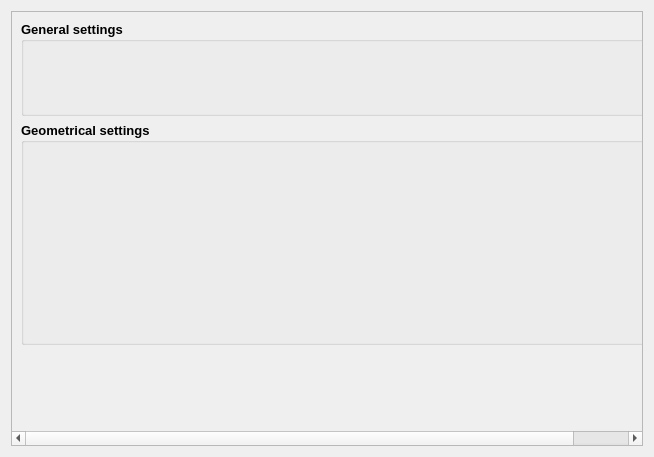
<?xml version="1.0" encoding="UTF-8"?>
<ui version="4.0">
 <class>DamGui_Raster</class>
 <widget class="QWidget" name="DamGui_Raster">
  <property name="geometry">
   <rect>
    <x>0</x>
    <y>0</y>
    <width>654</width>
    <height>457</height>
   </rect>
  </property>
  <property name="windowTitle">
   <string>Form</string>
  </property>
  <layout class="QVBoxLayout" name="verticalLayout">
   <item>
    <widget class="QScrollArea" name="scrollArea">
     <property name="sizePolicy">
      <sizepolicy hsizetype="Expanding" vsizetype="Expanding">
       <horstretch>0</horstretch>
       <verstretch>0</verstretch>
      </sizepolicy>
     </property>
     <property name="minimumSize">
      <size>
       <width>0</width>
       <height>0</height>
      </size>
     </property>
     <property name="maximumSize">
      <size>
       <width>16777215</width>
       <height>16777215</height>
      </size>
     </property>
     <property name="widgetResizable">
      <bool>true</bool>
     </property>
     <widget class="QWidget" name="scrollAreaWidgetContents">
      <property name="geometry">
       <rect>
        <x>0</x>
        <y>0</y>
        <width>693</width>
        <height>419</height>
       </rect>
      </property>
      <layout class="QVBoxLayout" name="verticalLayout_2">
       <property name="sizeConstraint">
        <enum>QLayout::SetFixedSize</enum>
       </property>
       <item>
        <widget class="QGroupBox" name="time_box">
         <property name="sizePolicy">
          <sizepolicy hsizetype="Minimum" vsizetype="Minimum">
           <horstretch>0</horstretch>
           <verstretch>0</verstretch>
          </sizepolicy>
         </property>
         <property name="minimumSize">
          <size>
           <width>675</width>
           <height>92</height>
          </size>
         </property>
         <property name="maximumSize">
          <size>
           <width>16777215</width>
           <height>16777215</height>
          </size>
         </property>
         <property name="font">
          <font>
           <family>Arial</family>
           <pointsize>10</pointsize>
           <weight>75</weight>
           <bold>true</bold>
          </font>
         </property>
         <property name="title">
          <string>General settings</string>
         </property>
         <property name="flat">
          <bool>false</bool>
         </property>
         <layout class="QVBoxLayout" name="verticalLayout_5">
          <property name="spacing">
           <number>2</number>
          </property>
          <property name="leftMargin">
           <number>10</number>
          </property>
          <property name="topMargin">
           <number>0</number>
          </property>
          <item>
           <widget class="Sys_Member_String_BaseWid" name="raster_name" native="true">
            <property name="sizePolicy">
             <sizepolicy hsizetype="Preferred" vsizetype="Preferred">
              <horstretch>0</horstretch>
              <verstretch>0</verstretch>
             </sizepolicy>
            </property>
            <property name="minimumSize">
             <size>
              <width>200</width>
              <height>30</height>
             </size>
            </property>
            <property name="maximumSize">
             <size>
              <width>16777215</width>
              <height>50</height>
             </size>
            </property>
            <property name="font">
             <font>
              <pointsize>8</pointsize>
              <weight>50</weight>
              <bold>false</bold>
             </font>
            </property>
           </widget>
          </item>
          <item>
           <widget class="Sys_Member_Enum_BaseWid" name="raster_type" native="true">
            <property name="sizePolicy">
             <sizepolicy hsizetype="Preferred" vsizetype="Preferred">
              <horstretch>0</horstretch>
              <verstretch>0</verstretch>
             </sizepolicy>
            </property>
            <property name="minimumSize">
             <size>
              <width>200</width>
              <height>30</height>
             </size>
            </property>
            <property name="maximumSize">
             <size>
              <width>16777215</width>
              <height>50</height>
             </size>
            </property>
            <property name="font">
             <font>
              <pointsize>8</pointsize>
              <weight>50</weight>
              <bold>false</bold>
             </font>
            </property>
           </widget>
          </item>
         </layout>
        </widget>
       </item>
       <item>
        <widget class="QGroupBox" name="precon_box">
         <property name="sizePolicy">
          <sizepolicy hsizetype="Minimum" vsizetype="Minimum">
           <horstretch>0</horstretch>
           <verstretch>0</verstretch>
          </sizepolicy>
         </property>
         <property name="minimumSize">
          <size>
           <width>675</width>
           <height>220</height>
          </size>
         </property>
         <property name="maximumSize">
          <size>
           <width>16777215</width>
           <height>16777215</height>
          </size>
         </property>
         <property name="font">
          <font>
           <family>Arial</family>
           <pointsize>10</pointsize>
           <weight>75</weight>
           <bold>true</bold>
          </font>
         </property>
         <property name="title">
          <string>Geometrical settings</string>
         </property>
         <property name="flat">
          <bool>false</bool>
         </property>
         <layout class="QVBoxLayout" name="verticalLayout_3">
          <property name="spacing">
           <number>2</number>
          </property>
          <property name="leftMargin">
           <number>10</number>
          </property>
          <property name="topMargin">
           <number>0</number>
          </property>
          <property name="bottomMargin">
           <number>9</number>
          </property>
          <item>
           <widget class="Sys_Member_Int_BaseWid" name="ncols" native="true">
            <property name="sizePolicy">
             <sizepolicy hsizetype="Preferred" vsizetype="Preferred">
              <horstretch>0</horstretch>
              <verstretch>0</verstretch>
             </sizepolicy>
            </property>
            <property name="minimumSize">
             <size>
              <width>200</width>
              <height>30</height>
             </size>
            </property>
            <property name="maximumSize">
             <size>
              <width>16777215</width>
              <height>50</height>
             </size>
            </property>
            <property name="font">
             <font>
              <pointsize>8</pointsize>
              <weight>50</weight>
              <bold>false</bold>
             </font>
            </property>
           </widget>
          </item>
          <item>
           <widget class="Sys_Member_Int_BaseWid" name="nrows" native="true">
            <property name="sizePolicy">
             <sizepolicy hsizetype="Preferred" vsizetype="Preferred">
              <horstretch>0</horstretch>
              <verstretch>0</verstretch>
             </sizepolicy>
            </property>
            <property name="minimumSize">
             <size>
              <width>200</width>
              <height>30</height>
             </size>
            </property>
            <property name="maximumSize">
             <size>
              <width>16777215</width>
              <height>50</height>
             </size>
            </property>
            <property name="font">
             <font>
              <pointsize>8</pointsize>
              <weight>50</weight>
              <bold>false</bold>
             </font>
            </property>
           </widget>
          </item>
          <item>
           <widget class="Sys_Member_Dbl_BaseWid" name="xllcorner" native="true">
            <property name="minimumSize">
             <size>
              <width>200</width>
              <height>30</height>
             </size>
            </property>
            <property name="maximumSize">
             <size>
              <width>16777215</width>
              <height>50</height>
             </size>
            </property>
            <property name="font">
             <font>
              <pointsize>8</pointsize>
              <weight>50</weight>
              <bold>false</bold>
             </font>
            </property>
           </widget>
          </item>
          <item>
           <widget class="Sys_Member_Dbl_BaseWid" name="yllcorner" native="true">
            <property name="minimumSize">
             <size>
              <width>200</width>
              <height>30</height>
             </size>
            </property>
            <property name="maximumSize">
             <size>
              <width>16777215</width>
              <height>50</height>
             </size>
            </property>
            <property name="font">
             <font>
              <pointsize>8</pointsize>
              <weight>50</weight>
              <bold>false</bold>
             </font>
            </property>
           </widget>
          </item>
          <item>
           <widget class="Sys_Member_Dbl_BaseWid" name="cellsize" native="true">
            <property name="minimumSize">
             <size>
              <width>200</width>
              <height>30</height>
             </size>
            </property>
            <property name="maximumSize">
             <size>
              <width>16777215</width>
              <height>50</height>
             </size>
            </property>
            <property name="font">
             <font>
              <pointsize>8</pointsize>
              <weight>50</weight>
              <bold>false</bold>
             </font>
            </property>
           </widget>
          </item>
          <item>
           <widget class="Sys_Member_Int_BaseWid" name="nodata" native="true">
            <property name="minimumSize">
             <size>
              <width>200</width>
              <height>30</height>
             </size>
            </property>
            <property name="maximumSize">
             <size>
              <width>16777215</width>
              <height>50</height>
             </size>
            </property>
            <property name="font">
             <font>
              <pointsize>8</pointsize>
              <weight>50</weight>
              <bold>false</bold>
             </font>
            </property>
           </widget>
          </item>
         </layout>
        </widget>
       </item>
      </layout>
     </widget>
    </widget>
   </item>
  </layout>
 </widget>
 <customwidgets>
  <customwidget>
   <class>Sys_Member_String_BaseWid</class>
   <extends>QWidget</extends>
   <header>sys_member_string_basewid.h</header>
   <container>1</container>
  </customwidget>
  <customwidget>
   <class>Sys_Member_Int_BaseWid</class>
   <extends>QWidget</extends>
   <header>sys_member_int_basewid.h</header>
   <container>1</container>
  </customwidget>
  <customwidget>
   <class>Sys_Member_Enum_BaseWid</class>
   <extends>QWidget</extends>
   <header>sys_member_enum_basewid.h</header>
   <container>1</container>
  </customwidget>
  <customwidget>
   <class>Sys_Member_Dbl_BaseWid</class>
   <extends>QWidget</extends>
   <header>sys_member_dbl_basewid.h</header>
   <container>1</container>
  </customwidget>
 </customwidgets>
 <resources/>
 <connections/>
</ui>
